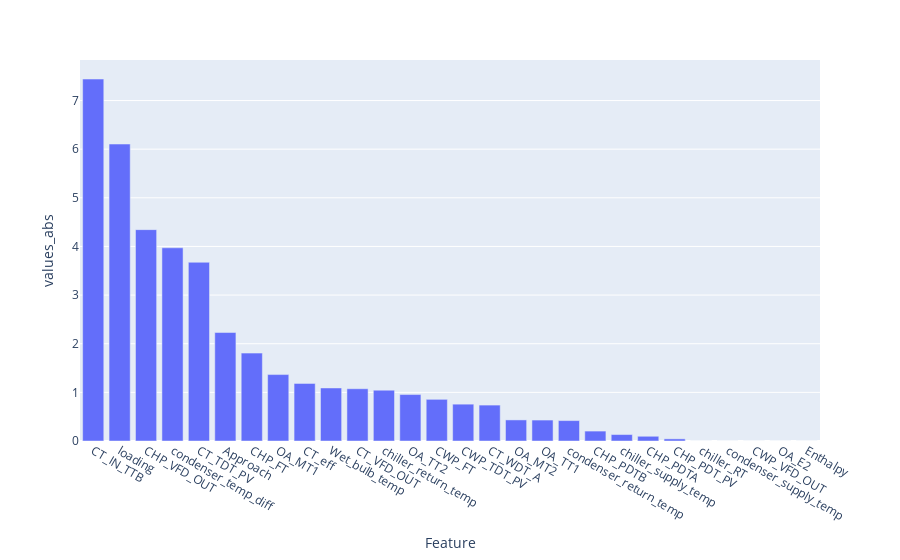

The code cell stored with this chart in its notebook:
### Code cell
fig,res = FS('CWP_Total_KW')
fig

### Figure 1 — Plotly figure (JSON) as saved in the notebook; plotly's stock layout.template omitted (floating-point values rounded to 4 significant figures)
{"data": [{"alignmentgroup": "True", "hovertemplate": "Feature=%{x}<br>values_abs=%{y}<extra></extra>", "legendgroup": "", "marker": {"color": "#636efa", "pattern": {"shape": ""}}, "name": "", "offsetgroup": "", "orientation": "v", "showlegend": false, "textposition": "auto", "type": "bar", "x": ["CT_IN_TTB", "loading", "CHP_VFD_OUT", "condenser_temp_diff", "CT_TDT_PV", "Approach", "CHP_FT", "OA_MT1", "CT_eff", "Wet_bulb_temp", "CT_VFD_OUT", "chiller_return_temp", "OA_TT2", "CWP_FT", "CWP_TDT_PV", "CT_WDT_A", "OA_MT2", "OA_TT1", "condenser_return_temp", "CHP_PDTB", "chiller_supply_temp", "CHP_PDTA", "CHP_PDT_PV", "chiller_RT", "condenser_supply_temp", "CWP_VFD_OUT", "OA_E2", "Enthalpy"], "xaxis": "x", "y": [7.442, 6.106, 4.346, 3.972, 3.675, 2.23, 1.807, 1.366, 1.184, 1.091, 1.074, 1.045, 0.9547, 0.8567, 0.7575, 0.7383, 0.4334, 0.4306, 0.4196, 0.2039, 0.1325, 0.0972, 0.04395, 0, 0, 0, 0, 0], "yaxis": "y"}], "layout": {"barmode": "relative", "legend": {"tracegroupgap": 0}, "margin": {"t": 60}, "xaxis": {"anchor": "y", "domain": [0, 1], "title": {"text": "Feature"}}, "yaxis": {"anchor": "x", "domain": [0, 1], "title": {"text": "values_abs"}}}}
